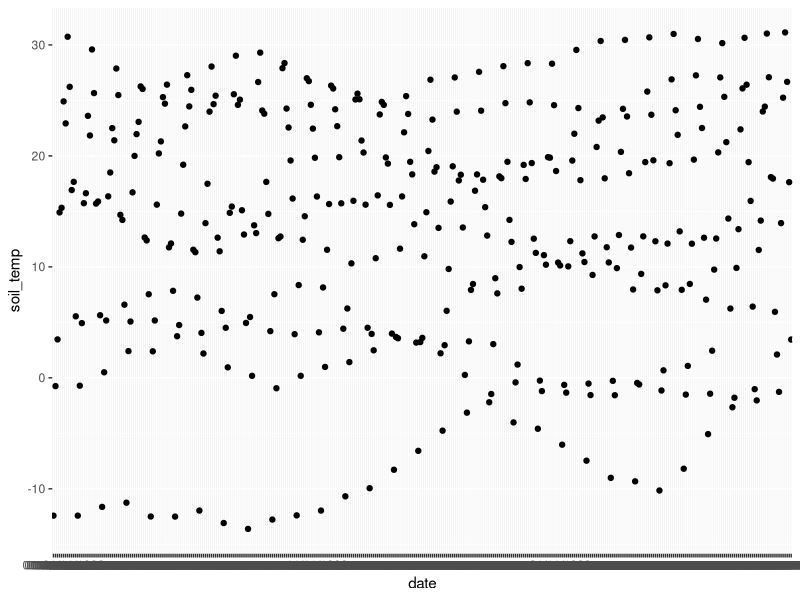

This figure's R source:
###Dates, dplyr, tidyr
library(lubridate)
library(tidyverse)

data_dictionary<-data.frame(variable = c("date", "rain", "soil_water", "soil_temp", "soy_yield", "maize_yield", "nh4",
                              "no3", "n_fixation", "n_leaching", "soil_n_min", "n_uptake"), 
                            unit = c("dd/mm/yyyy", "mm", "mm", "degC", "kg/ha", "kg/ha", "kg/mg",
                              "kg/mg", "kg", "kg", "kg", "kg"), 
                            definition = c("date", "mm of rain", 
                                            "amount of water in the soil to 15 cm", 
                                           "soil temp at 15 cm", "soybean grain yield",
                                           "maize grain yield", "ammonium concentration in soil", 
                                           "nitrate concentration in soil", "kg of nitrogen fixed", 
                                           "kg of nitrogen leached", 
                                            "kg of soil nitrogen produced by mineralization", 
                                            "kg of nitrogen taken up by the plant" ))
future<-read_csv("future.csv", na = "?")  

#Use `qplot(x, y, data=future)` to explore a few simple relationships
#Try `qplot(date, y, data=future) (may take a minute to print)
yr_one_future = slice(future, 1:365)
qplot(date, soil_temp, data = yr_one_future)

#Change the dates to the proper format and plot again
new_date <- parse_date_time(future$date, orders = "dmy")
future <- mutate(future, 
                 date = parse_date_time(date, orders = "dmy"),
                 year = year(date),
                 month = month(date), 
                 doy = yday(date))
                 
head(future)
#Add a year column
future["year"] <- year(future$date)
#Add a month column  
future["month"] <- month(future$date)
#Add day of year  
future["doy"] <- yday(future$date)
#Sum rainfall ammounts for each year and plot across time
#Find the average soil temp for each year  


  
